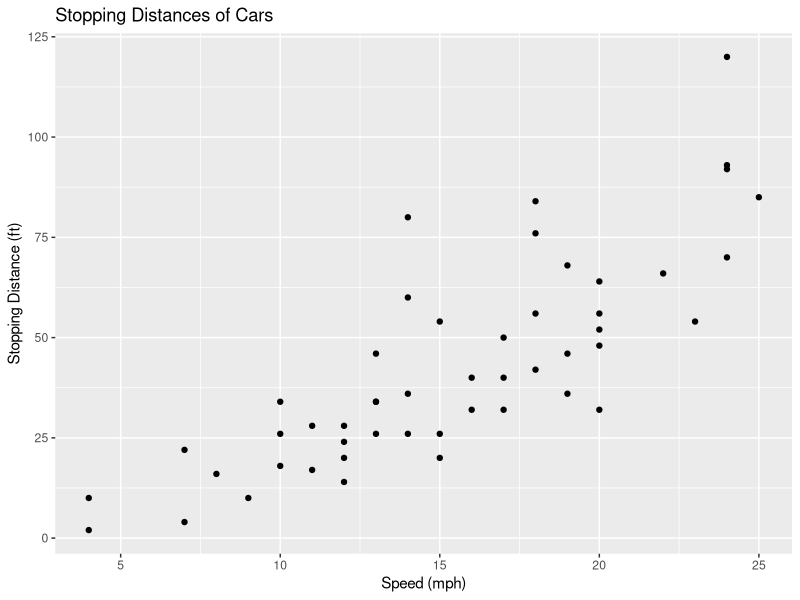

Write the R code that produced this figure.
library(tidyverse)

#here a comment

library(ggplot2)

head(cars)
plot <- cars %>% ggplot() + aes(speed, dist) + geom_point() + labs(
  title = "Stopping Distances of Cars",
  x = "Speed (mph)",
  y = "Stopping Distance (ft)"
)

ggsave('plot.png',plot=plot)
#new change I want to revert here